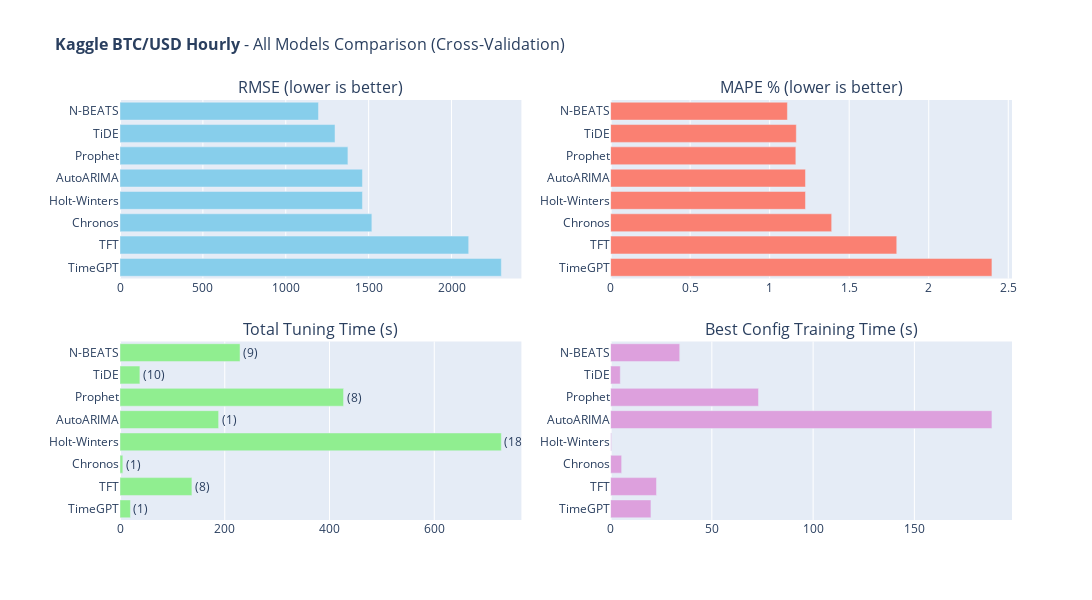

Notebook source saved alongside this figure:
### Code cell
# 11. All Models Comparison (Interactive)
#
# Summary comparison of all models based on cross-validation metrics.

def create_all_models_comparison(results_dataframe, dataset_name):
    """
    Create interactive bar chart comparison of all models.
    
    Args:
        results_dataframe: DataFrame with model results
        dataset_name: Name for the plot title
    
    Returns:
        Plotly Figure object
    """
    fig = make_subplots(
        rows=2, cols=2,
        subplot_titles=[
            'RMSE (lower is better)',
            'MAPE % (lower is better)',
            'Total Tuning Time (s)',
            'Best Config Training Time (s)'
        ],
        vertical_spacing=0.15, horizontal_spacing=0.1
    )
    
    models = results_dataframe['Model'].tolist()
    
    fig.add_trace(go.Bar(
        y=models, x=results_dataframe['RMSE'], orientation='h',
        marker_color='skyblue',
        hovertemplate='<b>%{y}</b><br>RMSE: %{x:.4f}<extra></extra>'
    ), row=1, col=1)
    
    fig.add_trace(go.Bar(
        y=models, x=results_dataframe['MAPE'], orientation='h',
        marker_color='salmon',
        hovertemplate='<b>%{y}</b><br>MAPE: %{x:.2f}%<extra></extra>'
    ), row=1, col=2)
    
    fig.add_trace(go.Bar(
        y=models, x=results_dataframe['Tuning Time (s)'], orientation='h',
        marker_color='lightgreen',
        text=[f"({c})" for c in results_dataframe['Combinations']],
        textposition='outside',
        hovertemplate='<b>%{y}</b><br>Time: %{x:.2f}s<extra></extra>'
    ), row=2, col=1)
    
    fig.add_trace(go.Bar(
        y=models, x=results_dataframe['Best Config Time (s)'], orientation='h',
        marker_color='plum',
        hovertemplate='<b>%{y}</b><br>Time: %{x:.2f}s<extra></extra>'
    ), row=2, col=2)
    
    fig.update_layout(
        title=dict(text=f'<b>{dataset_name}</b> - All Models Comparison (Cross-Validation)', font=dict(size=16)),
        width=1700, height=600, showlegend=False, margin=dict(l=120)
    )
    
    for i in range(1, 3):
        for j in range(1, 3):
            fig.update_yaxes(autorange='reversed', row=i, col=j)
    return fig

if 'results_df' in dir() and not results_df.empty:
    fig_comparison = create_all_models_comparison(results_df, DATASET_CONFIG['name'])
    fig_comparison.show()

### Figure 1 — Plotly figure (JSON) as saved in the notebook; plotly's stock layout.template omitted (floating-point values rounded to 4 significant figures)
{"data": [{"hovertemplate": "<b>%{y}</b><br>RMSE: %{x:.4f}<extra></extra>", "marker": {"color": "skyblue"}, "orientation": "h", "type": "bar", "x": [1197.0, 1297.0, 1375.0, 1463.0, 1463.0, 1519.0, 2104.0, 2301.0], "xaxis": "x", "y": ["N-BEATS", "TiDE", "Prophet", "AutoARIMA", "Holt-Winters", "Chronos", "TFT", "TimeGPT"], "yaxis": "y"}, {"hovertemplate": "<b>%{y}</b><br>MAPE: %{x:.2f}%<extra></extra>", "marker": {"color": "salmon"}, "orientation": "h", "type": "bar", "x": [1.112, 1.168, 1.165, 1.225, 1.225, 1.39, 1.799, 2.397], "xaxis": "x2", "y": ["N-BEATS", "TiDE", "Prophet", "AutoARIMA", "Holt-Winters", "Chronos", "TFT", "TimeGPT"], "yaxis": "y2"}, {"hovertemplate": "<b>%{y}</b><br>Time: %{x:.2f}s<extra></extra>", "marker": {"color": "lightgreen"}, "orientation": "h", "text": ["(9)", "(10)", "(8)", "(1)", "(18)", "(1)", "(8)", "(1)"], "textposition": "outside", "type": "bar", "x": [229.2, 37.96, 426.8, 188.3, 728.1, 5.446, 137.3, 19.91], "xaxis": "x3", "y": ["N-BEATS", "TiDE", "Prophet", "AutoARIMA", "Holt-Winters", "Chronos", "TFT", "TimeGPT"], "yaxis": "y3"}, {"hovertemplate": "<b>%{y}</b><br>Time: %{x:.2f}s<extra></extra>", "marker": {"color": "plum"}, "orientation": "h", "type": "bar", "x": [34.12, 4.773, 73.03, 188.3, 0.4442, 5.446, 22.67, 19.91], "xaxis": "x4", "y": ["N-BEATS", "TiDE", "Prophet", "AutoARIMA", "Holt-Winters", "Chronos", "TFT", "TimeGPT"], "yaxis": "y4"}], "layout": {"annotations": [{"font": {"size": 16}, "showarrow": false, "text": "RMSE (lower is better)", "x": 0.225, "xanchor": "center", "xref": "paper", "y": 1, "yanchor": "bottom", "yref": "paper"}, {"font": {"size": 16}, "showarrow": false, "text": "MAPE % (lower is better)", "x": 0.775, "xanchor": "center", "xref": "paper", "y": 1, "yanchor": "bottom", "yref": "paper"}, {"font": {"size": 16}, "showarrow": false, "text": "Total Tuning Time (s)", "x": 0.225, "xanchor": "center", "xref": "paper", "y": 0.425, "yanchor": "bottom", "yref": "paper"}, {"font": {"size": 16}, "showarrow": false, "text": "Best Config Training Time (s)", "x": 0.775, "xanchor": "center", "xref": "paper", "y": 0.425, "yanchor": "bottom", "yref": "paper"}], "height": 600, "margin": {"l": 120}, "showlegend": false, "title": {"font": {"size": 16}, "text": "<b>Kaggle BTC/USD Hourly</b> - All Models Comparison (Cross-Validation)"}, "width": 1700, "xaxis": {"anchor": "y", "domain": [0, 0.45]}, "xaxis2": {"anchor": "y2", "domain": [0.55, 1]}, "xaxis3": {"anchor": "y3", "domain": [0, 0.45]}, "xaxis4": {"anchor": "y4", "domain": [0.55, 1]}, "yaxis": {"anchor": "x", "autorange": "reversed", "domain": [0.575, 1]}, "yaxis2": {"anchor": "x2", "autorange": "reversed", "domain": [0.575, 1]}, "yaxis3": {"anchor": "x3", "autorange": "reversed", "domain": [0, 0.425]}, "yaxis4": {"anchor": "x4", "autorange": "reversed", "domain": [0, 0.425]}}}
